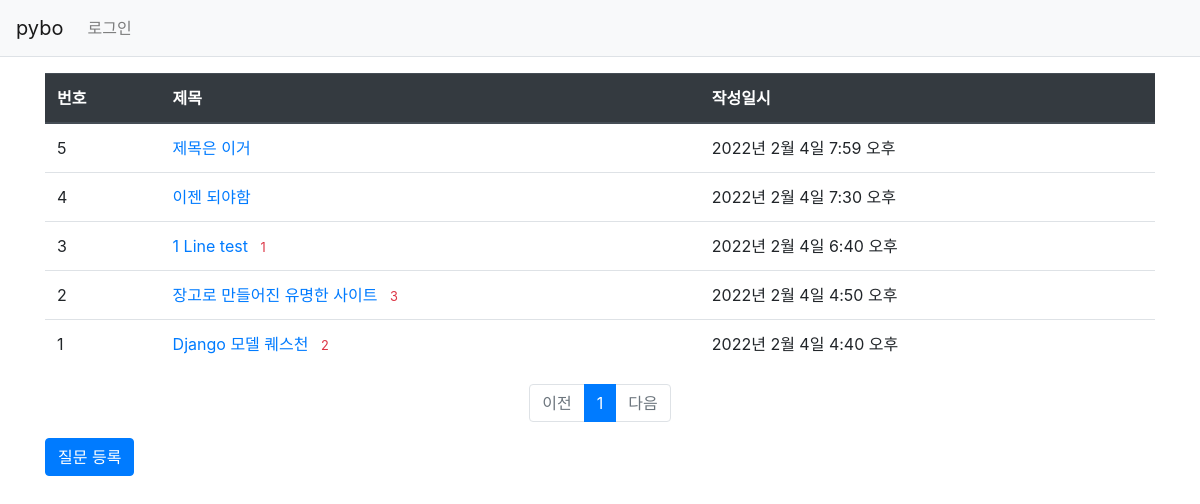
The page /pybo/ on the database as committed earlier.
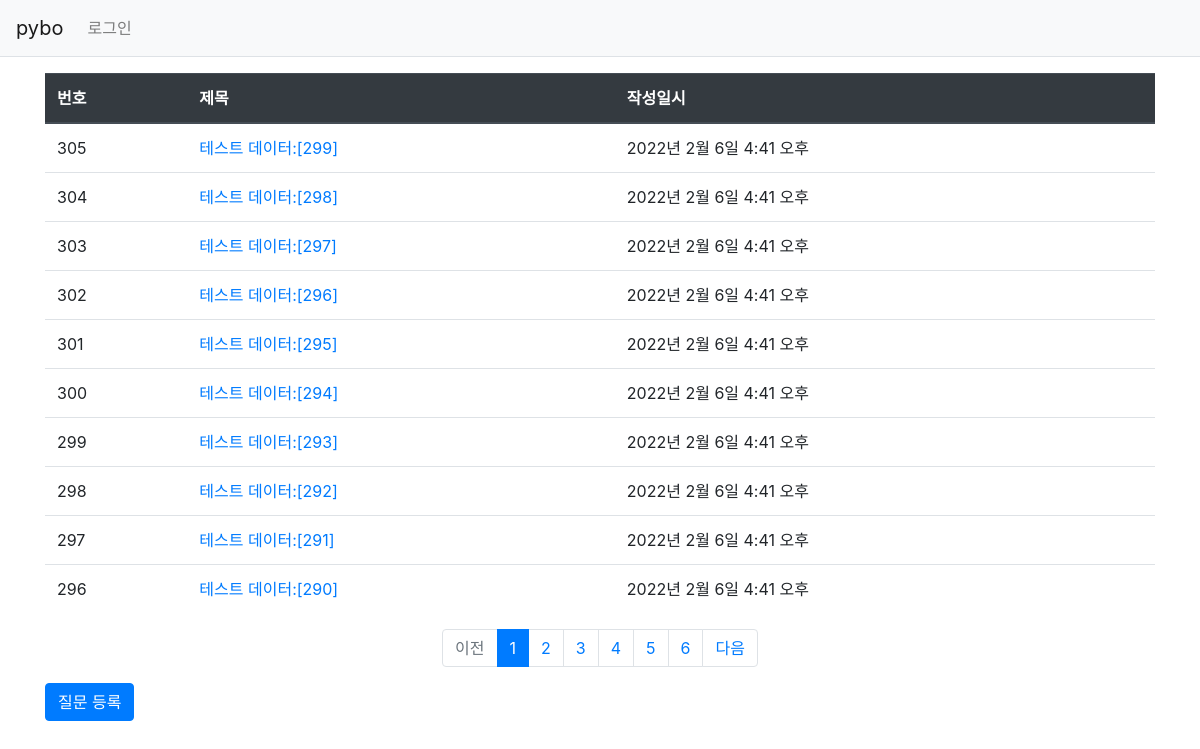
The same page on the database as committed later.
### pybo/models.py (models this page shows, shortened)
class Question(models.Model):
    author = models.ForeignKey(User, on_delete=models.CASCADE)
    subject = models.CharField(max_length=200)
    content = models.TextField()
    create_date = models.DateTimeField()

### pybo/views.py (the view)
# urls.py: path('', views.index, name='index'), # '/'에 해당되는 기본 path
def index(request):
    page = request.GET.get('page','1') #페이지
    question_list = Question.objects.order_by('-create_date')
    paginator = Paginator(question_list, 10)
    page_obj = paginator.get_page(page)
    context = {'question_list': page_obj}
    return render(request, 'pybo/question_list.html', context)

### pybo/templatetags/pybo_filter.py (called while the page is built)
@register.filter
def sub(value, arg):
    return value - arg

### templates/pybo/question_list.html
{% extends 'base.html' %}
{% load pybo_filter %}
{% block content %}
<div class="container my-3">
    <table class="table">
        <thead>
            <tr class="thead-dark">
                <th>번호</th>
                <th>제목</th>
                <th>작성일시</th>
            </tr>
        </thead>
        <tbody>
            {% if question_list %}
            {% for question in question_list %}
            <tr>
                <td>
                    {{ question_list.paginator.count|sub:question_list.start_index|sub:forloop.counter0|add:1 }}
                </td>
                <td>
                    <a href=" {% url 'pybo:detail' question.id %}"> {{ question.subject }} </a>
                    {% if question.answer_set.count > 0 %}
                    <span class="text-danger small ml-2">{{ question.answer_set.count }}</span>
                    {% endif %}
                </td>
                <td>{{ question.create_date }}</td>
            </tr>
            {% endfor %}
            {% else %}
            <tr>
                <td colspan="3">질문이 없음</td>
            </tr>
            {% endif %}
        </tbody>
    </table>
    <ul class="pagination justify-content-center">
        {% if question_list.has_previous %}
        <li class="page-item">
            <a class="page-link" href="?page={{ question_list.previous_page_number }}">이전</a>
        </li>
        {% else %}
        <li class="page-item disabled">
            <a class="page-link" tabindex="-1" aria-disabled="true" href="#">이전</a>
        </li>
        {% endif %}
        {% for page_number in question_list.paginator.page_range %}
        {% if page_number >= question_list.number|add:-5 and page_number <= question_list.number|add:5 %}
            {% if page_number == question_list.number %}
            <li class="page-item active" aria-current="page">
                <a class="page-link" href="?page={{ page_number }}">{{page_number }}</a>
            </li>
            {% else %}
            <li class="page-item">
                <a class="page-link" href="?page={{ page_number }}">{{page_number }}</a>
            </li>
            {% endif %}
        {% endif %}
        {% endfor %}
        {% if question_list.has_next %}
        <li class="page-item">
            <a class="page-link" href="?page={{ question_list.next_page_number }}">다음</a>
        </li>
        {% else %}
        <li class="page-item disabled">
            <a class="page-link" tabindex="-1" aria-disabled="true" href="#">다음</a>
        </li>
        {% endif %}
    </ul>
    <a href="{% url 'pybo:question_create' %}" class="btn btn-primary">질문 등록</a>
</div>
{% endblock %}

Rows that differ between the two databases and show on the page:
no longer on this page (row unchanged): Question: paginator.count|sub "5", subject "제목은 이거", create_date "2022년 2월 4일 7:59 오후"
no longer on this page (row unchanged): Question: paginator.count|sub "4", subject "이젠 되야함", create_date "2022년 2월 4일 7:30 오후"
no longer on this page (row unchanged): Question: paginator.count|sub "3", subject "1 Line test", answer_set.count "1", create_date "2022년 2월 4일 6:40 오후"
no longer on this page (row unchanged): Question: paginator.count|sub "2", subject "장고로 만들어진 유명한 사이트", answer_set.count "3", create_date "2022년 2월 4일 4:50 오후"
no longer on this page (row unchanged): Question: paginator.count|sub "1", subject "Django 모델 퀘스천", answer_set.count "2", create_date "2022년 2월 4일 4:40 오후"
added Question: paginator.count|sub "305", subject "테스트 데이터:[299]", create_date "2022년 2월 6일 4:41 오후"
added Question: paginator.count|sub "304", subject "테스트 데이터:[298]", create_date "2022년 2월 6일 4:41 오후"
added Question: paginator.count|sub "303", subject "테스트 데이터:[297]", create_date "2022년 2월 6일 4:41 오후"
added Question: paginator.count|sub "302", subject "테스트 데이터:[296]", create_date "2022년 2월 6일 4:41 오후"
added Question: paginator.count|sub "301", subject "테스트 데이터:[295]", create_date "2022년 2월 6일 4:41 오후"
added Question: paginator.count|sub "300", subject "테스트 데이터:[294]", create_date "2022년 2월 6일 4:41 오후"
added Question: paginator.count|sub "299", subject "테스트 데이터:[293]", create_date "2022년 2월 6일 4:41 오후"
added Question: paginator.count|sub "298", subject "테스트 데이터:[292]", create_date "2022년 2월 6일 4:41 오후"
added Question: paginator.count|sub "297", subject "테스트 데이터:[291]", create_date "2022년 2월 6일 4:41 오후"
added Question: paginator.count|sub "296", subject "테스트 데이터:[290]", create_date "2022년 2월 6일 4:41 오후"
Other text that changed with them:
new list line: "2"
new list line: "3"
new list line: "4"
new list line: "5"
new list line: "6"
